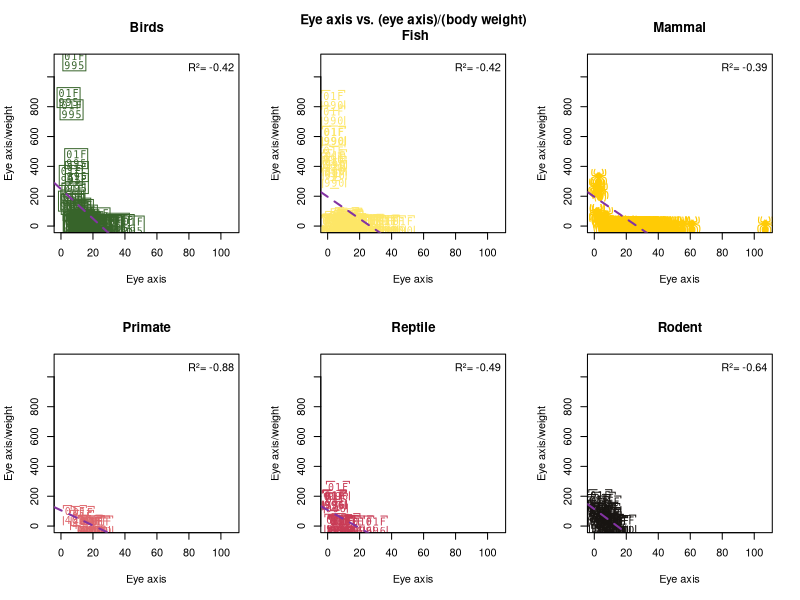

The R script that drew this image:
#     Author: Jesper R.
#     date:   25/03-25
######################################

# Read in data

setwd("~/workdesk/bmb546 evo projekt")

x_stat<- read.csv("Howard.csv",header=T,sep="\t")


# Getting all the active names
names<-unique(x_stat$Group)


# Data untangling of 'x_stat' dataset
DataPull<-function(dyr,navn,indsæt)
{
  result<-c(0,0)
  h<-1
  
  for (i in 1:333)
  {
    if (x_stat[i,dyr]==navn)
    { 
      result[h]<-x_stat[i,indsæt]
      h<-h+1
    }
  }
  return(result)
}


bird_eye<-DataPull(3,names[2],5)
bird_weight<-DataPull(3,names[2],4)


fish_eye<-DataPull(3,names[3],5)
fish_weight<-DataPull(3,names[3],4)


mammal_eye<-DataPull(3,names[4],5)
mammal_weight<-DataPull(3,names[4],4)


primate_eye<-DataPull(3,names[5],5)
primate_weight<-DataPull(3,names[5],4)


reptile_eye<-DataPull(3,names[6],5)
reptile_weight<-DataPull(3,names[6],4)


rodent_eye<-DataPull(3,names[7],5)
rodent_weight<-DataPull(3,names[7],4)



#######################################################################
#                         Data visolaztion                            #
#######################################################################
# Y value
bird_div<-bird_eye/bird_weight
fish_div<-fish_eye/fish_weight
mammal_div<-mammal_eye/mammal_weight
primate_div<-primate_eye/primate_weight
reptile_div<-reptile_eye/reptile_weight
rodent_div<-rodent_eye/rodent_weight

# Line 
bird_line<-lm(bird_div~bird_eye)
fish_line<-lm(fish_div~fish_eye)
mammal_line<-lm(mammal_div~mammal_eye)
primate_line<-lm(primate_div~primate_eye)
reptile_line<-lm(reptile_div~reptile_eye)
rodent_line<-lm(rodent_div~rodent_eye)

# making R values
bird_r<-round(cor(bird_eye,bird_div),2)
fish_r<-round(cor(fish_eye,fish_div),2)
mammal_r<-round(cor(mammal_eye,mammal_div),2)
primate_r<-round(cor(primate_eye,primate_div),2)
reptile_r<-round(cor(reptile_eye,reptile_div),2)
rodent_r<-round(cor(rodent_eye,rodent_div),2)

bird_rf<-paste("R²=",bird_r)
fish_rf<-paste("R²=",fish_r)
mammal_rf<-paste("R²=",mammal_r)
primate_rf<-paste("R²=",primate_r)
reptile_rf<-paste("R²=",reptile_r)
rodent_rf<-paste("R²=",rodent_r)


# x and y limitis
x<-c(0,107)
y<-c(0,1108)

# plot
par(mfrow=c(2,3))
plot(bird_eye,bird_div,xlim=x,ylim=y,main="Birds",ylab="Eye axis/weight",xlab="Eye axis",pch="🦕",cex=2,col="#37642A")
abline(bird_line,lty=2,lwd=2,col="#8333a2")
legend('topright', legend =bird_rf , bty = 'n')

plot(fish_eye,fish_div,xlim=x,ylim=y,ylab="Eye axis/weight",xlab="Eye axis",pch="🦐",cex=2,main="Eye axis vs. (eye axis)/(body weight)\n Fish",col="#FDE666",lwd=2)
abline(fish_line,lty=2,lwd=2,col="#8333a2")
legend('topright', legend =fish_rf , bty = 'n')

plot(mammal_eye,mammal_div,xlim=x,ylim=y,main="Mammal",ylab="Eye axis/weight",xlab="Eye axis",pch="🕷",cex=2,col="#FFCB05")
abline(fish_line,lty=2,lwd=2,col="#8333a2")
legend('topright', legend =mammal_rf , bty = 'n')

plot(primate_eye,primate_div,xlim=x,ylim=y,main="Primate",ylab="Eye axis/weight",xlab="Eye axis",pch = "🐍",cex=2,col="#DE656B")
abline(primate_line,lty=2,lwd=2,col="#8333a2")
legend('topright', legend =primate_rf , bty = 'n')

plot(reptile_eye,reptile_div,xlim=x,ylim=y,main="Reptile",ylab="Eye axis/weight",xlab="Eye axis",pch="🦖",cex=2,col="#C83B55",lwd=2)
abline(reptile_line,lty=2,lwd=2,col="#8333a2")
legend('topright', legend =reptile_rf , bty = 'n')

plot(rodent_eye,rodent_div,xlim=x,ylim=y,main="Rodent",ylab="Eye axis/weight",xlab="Eye axis",pch="🧍",cex=2,col="#171411")
abline(rodent_line,lty=2,lwd=2,col="#8333a2")
legend('topright', legend =rodent_rf , bty = 'n')
par(mfrow=c(1,1))